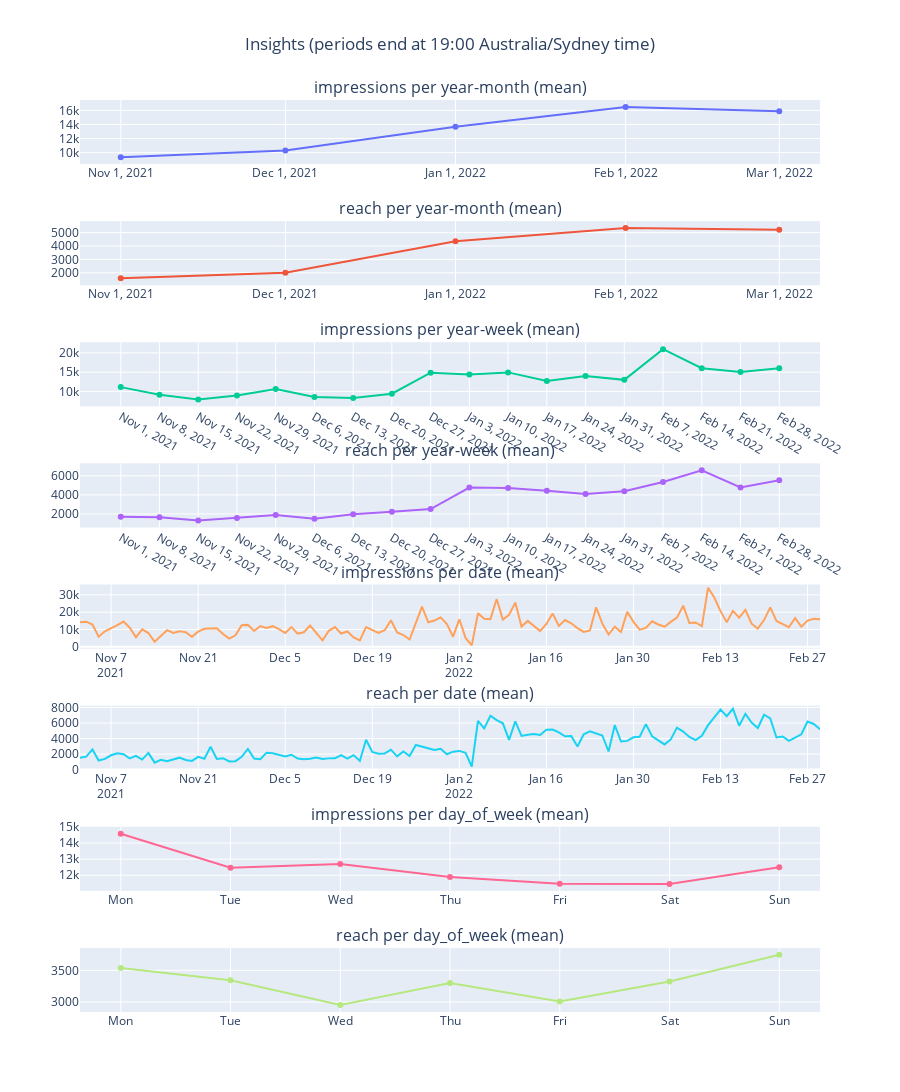

The code cell stored with this chart in its notebook:
### Code cell
import plotly.graph_objects as go
from plotly.subplots import make_subplots
def plot_account_insights(
        input_df, agg='sum',
        metric_column_suffix='value', timezone='Canada/Pacific',
        streamlit=False):
    df = process_account_insights(input_df, timezone=timezone)
    metrics = df.columns[df.columns.str.contains('_'+metric_column_suffix)].tolist()
    metrics = [metric.replace('_'+metric_column_suffix, '') for metric in metrics]
    df.columns = df.columns.str.replace('_'+metric_column_suffix, '')
    groupby_options = ['year-month', 'year-week', 'date', 'day_of_week']
    subplot_titles = [
        f'{metric} per {groupby} ({agg})' for groupby in groupby_options for metric in metrics]
    fig = make_subplots(
        rows=len(groupby_options)*len(metrics), cols=1, subplot_titles=subplot_titles
        )
    row = 1
    xtick_list = []
    df_list = []
    for groupby in (groupby_options):
        df_grouped = df.filter(items=metrics+[groupby]).groupby(groupby).agg(agg)
        if groupby == 'day_of_week':
            day_names = df.sort_values('day_of_week')['day_of_week_name'].unique()
            df_grouped.index = [day[:3] for day in day_names]
        df_list.append(df_grouped)
        for metric in (metrics):
            fig.add_trace(
                go.Scatter(
                    y=df_grouped[metric],
                    x=df_grouped.index, showlegend=False
                ),
                row=row, col=1
            )
            row += 1
            if groupby != 'date':
                xticks = df_grouped.index
            else:
                xticks = None
            xtick_list.append(xticks)

    fig.update_layout(
        title_text=f'Insights (periods end at {df.loc[0,"hour"]}:00 {timezone} time)',
        title_xanchor='center', title_x=0.5,
        height = len(groupby_options)*len(metrics) * 200,
        # margin_b=120, margin_l=50, margin_r=50,
        )
    # Update the xtick labels for each subplot
    for ax in fig['layout']:
        if ax.startswith('xaxis'):
            subplot = int(ax[5:]) if ax[5:] else 1
            fig['layout'][ax]['tickvals'] = xtick_list[subplot-1]
    if streamlit:
        st.plotly_chart(fig, use_container_width=True)
    else:
        fig.show()
    return fig

plot_account_insights(df, timezone='Australia/Sydney', agg='mean');

### Figure 1 — Plotly figure (JSON) as saved in the notebook; plotly's stock layout.template omitted (floating-point values rounded to 4 significant figures)
{"data": [{"showlegend": false, "type": "scatter", "x": ["2021-11-01T00:00:00", "2021-12-01T00:00:00", "2022-01-01T00:00:00", "2022-02-01T00:00:00", "2022-03-01T00:00:00"], "xaxis": "x", "y": [9358.0, 10310.0, 13680.0, 16490.0, 15874], "yaxis": "y"}, {"showlegend": false, "type": "scatter", "x": ["2021-11-01T00:00:00", "2021-12-01T00:00:00", "2022-01-01T00:00:00", "2022-02-01T00:00:00", "2022-03-01T00:00:00"], "xaxis": "x2", "y": [1588.0, 2000.0, 4359.0, 5337.0, 5209], "yaxis": "y2"}, {"showlegend": false, "type": "scatter", "x": ["2021-11-01T00:00:00", "2021-11-08T00:00:00", "2021-11-15T00:00:00", "2021-11-22T00:00:00", "2021-11-29T00:00:00", "2021-12-06T00:00:00", "2021-12-13T00:00:00", "2021-12-20T00:00:00", "2021-12-27T00:00:00", "2022-01-03T00:00:00", "2022-01-10T00:00:00", "2022-01-17T00:00:00", "2022-01-24T00:00:00", "2022-01-31T00:00:00", "2022-02-07T00:00:00", "2022-02-14T00:00:00", "2022-02-21T00:00:00", "2022-02-28T00:00:00"], "xaxis": "x3", "y": [11140.0, 9194.0, 7958.0, 8961.0, 10670.0, 8590.0, 8299.0, 9432.0, 14880.0, 14410.0, 14950, 12721, 14000.0, 13020.0, 20950.0, 16036, 15050.0, 16000.0], "yaxis": "y3"}, {"showlegend": false, "type": "scatter", "x": ["2021-11-01T00:00:00", "2021-11-08T00:00:00", "2021-11-15T00:00:00", "2021-11-22T00:00:00", "2021-11-29T00:00:00", "2021-12-06T00:00:00", "2021-12-13T00:00:00", "2021-12-20T00:00:00", "2021-12-27T00:00:00", "2022-01-03T00:00:00", "2022-01-10T00:00:00", "2022-01-17T00:00:00", "2022-01-24T00:00:00", "2022-01-31T00:00:00", "2022-02-07T00:00:00", "2022-02-14T00:00:00", "2022-02-21T00:00:00", "2022-02-28T00:00:00"], "xaxis": "x4", "y": [1697.0, 1665.0, 1310, 1566, 1895.0, 1492.0, 1979.0, 2238.0, 2514.0, 4773.0, 4726.0, 4434.0, 4090.0, 4388.0, 5355.0, 6580, 4791.0, 5544.0], "yaxis": "y4"}, {"showlegend": false, "type": "scatter", "x": ["2021-11-02", "2021-11-03", "2021-11-04", "2021-11-05", "2021-11-06", "2021-11-07", "2021-11-08", "2021-11-09", "2021-11-10", "2021-11-11", "2021-11-12", "2021-11-13", "2021-11-14", "2021-11-15", "2021-11-16", "2021-11-17", "2021-11-18", "2021-11-19", "2021-11-20", "2021-11-21", "2021-11-22", "2021-11-23", "2021-11-24", "2021-11-25", "2021-11-26", "2021-11-27", "2021-11-28", "2021-11-29", "2021-11-30", "2021-12-01", "2021-12-02", "2021-12-03", "2021-12-04", "2021-12-05", "2021-12-06", "2021-12-07", "2021-12-08", "2021-12-09", "2021-12-10", "2021-12-11", "2021-12-12", "2021-12-13", "2021-12-14", "2021-12-15", "2021-12-16", "2021-12-17", "2021-12-18", "2021-12-19", "2021-12-20", "2021-12-21", "2021-12-22", "2021-12-23", "2021-12-24", "2021-12-25", "2021-12-26", "2021-12-27", "2021-12-28", "2021-12-29", "2021-12-30", "2021-12-31", "2022-01-01", "2022-01-02", "2022-01-03", "2022-01-04", "2022-01-05", "2022-01-06", "2022-01-07", "2022-01-08", "2022-01-09", "2022-01-10", "2022-01-11", "2022-01-12", "2022-01-13", "2022-01-14", "2022-01-15", "2022-01-16", "2022-01-17", "2022-01-18", "2022-01-19", "2022-01-20", "2022-01-21", "2022-01-22", "2022-01-23", "2022-01-24", "2022-01-25", "2022-01-26", "2022-01-27", "2022-01-28", "2022-01-29", "2022-01-30", "2022-01-31", "2022-02-01", "2022-02-02", "2022-02-03", "2022-02-04", "2022-02-05", "2022-02-06", "2022-02-07", "2022-02-08", "2022-02-09", "2022-02-10", "2022-02-11", "2022-02-12", "2022-02-13", "2022-02-14", "2022-02-15", "2022-02-16", "2022-02-17", "2022-02-18", "2022-02-19", "2022-02-20", "2022-02-21", "2022-02-22", "2022-02-23", "2022-02-24", "2022-02-25", "2022-02-26", "2022-02-27", "2022-02-28", "2022-03-01"], "xaxis": "x5", "y": [14104, 14499, 12870, 5819, 8946, 10615, 12504, 14575, 11009, 5458, 10031, 7929, 2849, 6183, 9589, 7937, 8958, 8476, 5825, 8735, 10344, 10499, 10624, 7381, 4741, 6647, 12490, 12640, 9099, 11980, 10926, 11902, 10177, 7965, 11369, 7574, 8363, 12225, 7731, 3664, 9201, 11394, 7647, 8820, 5404, 3703, 11323, 9801, 7951, 9520, 15276, 8259, 6765, 4179, 14075, 23152, 14125, 15145, 16960, 13059, 5812, 15904, 5100, 772, 19398, 16221, 15979, 27658, 15771, 18502, 25521, 11661, 14929, 11856, 9036, 13145, 19278, 12036, 15421, 13595, 10744, 8565, 9408, 22773, 13372, 7068, 11567, 8563, 20205, 14423, 9901, 10860, 14723, 12880, 11571, 14352, 16857, 23753, 13704, 14046, 11975, 34141, 28426, 20602, 14177, 20734, 16819, 21281, 13325, 10485, 15431, 22782, 14886, 13096, 11313, 16597, 11575, 15124, 16119, 15874], "yaxis": "y5"}, {"showlegend": false, "type": "scatter", "x": ["2021-11-02", "2021-11-03", "2021-11-04", "2021-11-05", "2021-11-06", "2021-11-07", "2021-11-08", "2021-11-09", "2021-11-10", "2021-11-11", "2021-11-12", "2021-11-13", "2021-11-14", "2021-11-15", "2021-11-16", "2021-11-17", "2021-11-18", "2021-11-19", "2021-11-20", "2021-11-21", "2021-11-22", "2021-11-23", "2021-11-24", "2021-11-25", "2021-11-26", "2021-11-27", "2021-11-28", "2021-11-29", "2021-11-30", "2021-12-01", "2021-12-02", "2021-12-03", "2021-12-04", "2021-12-05", "2021-12-06", "2021-12-07", "2021-12-08", "2021-12-09", "2021-12-10", "2021-12-11", "2021-12-12", "2021-12-13", "2021-12-14", "2021-12-15", "2021-12-16", "2021-12-17", "2021-12-18", "2021-12-19", "2021-12-20", "2021-12-21", "2021-12-22", "2021-12-23", "2021-12-24", "2021-12-25", "2021-12-26", "2021-12-27", "2021-12-28", "2021-12-29", "2021-12-30", "2021-12-31", "2022-01-01", "2022-01-02", "2022-01-03", "2022-01-04", "2022-01-05", "2022-01-06", "2022-01-07", "2022-01-08", "2022-01-09", "2022-01-10", "2022-01-11", "2022-01-12", "2022-01-13", "2022-01-14", "2022-01-15", "2022-01-16", "2022-01-17", "2022-01-18", "2022-01-19", "2022-01-20", "2022-01-21", "2022-01-22", "2022-01-23", "2022-01-24", "2022-01-25", "2022-01-26", "2022-01-27", "2022-01-28", "2022-01-29", "2022-01-30", "2022-01-31", "2022-02-01", "2022-02-02", "2022-02-03", "2022-02-04", "2022-02-05", "2022-02-06", "2022-02-07", "2022-02-08", "2022-02-09", "2022-02-10", "2022-02-11", "2022-02-12", "2022-02-13", "2022-02-14", "2022-02-15", "2022-02-16", "2022-02-17", "2022-02-18", "2022-02-19", "2022-02-20", "2022-02-21", "2022-02-22", "2022-02-23", "2022-02-24", "2022-02-25", "2022-02-26", "2022-02-27", "2022-02-28", "2022-03-01"], "xaxis": "x6", "y": [1526, 1673, 2598, 1164, 1376, 1847, 2115, 1985, 1436, 1782, 1290, 2149, 896, 1258, 1083, 1279, 1539, 1242, 1117, 1652, 1394, 2937, 1366, 1474, 1053, 1088, 1650, 2663, 1434, 1341, 2181, 2113, 1850, 1684, 1920, 1420, 1326, 1392, 1571, 1364, 1448, 1460, 1870, 1422, 1865, 1115, 3854, 2270, 2052, 2088, 2570, 1704, 2335, 1742, 3173, 2925, 2761, 2518, 2693, 1974, 2313, 2411, 2155, 395, 6269, 5307, 6946, 6377, 5964, 3827, 6218, 4340, 4496, 4597, 4460, 5147, 5172, 4795, 4299, 4315, 2980, 4551, 4924, 4664, 4399, 2335, 5746, 3618, 3702, 4165, 4235, 5858, 4291, 3770, 3250, 3893, 5418, 4902, 4211, 3802, 4357, 5731, 6747, 7733, 6882, 7833, 5651, 7188, 6072, 5359, 7075, 6591, 4142, 4275, 3702, 4090, 4551, 6187, 5880, 5209], "yaxis": "y6"}, {"showlegend": false, "type": "scatter", "x": ["Mon", "Tue", "Wed", "Thu", "Fri", "Sat", "Sun"], "xaxis": "x7", "y": [14580.0, 12470.0, 12700.0, 11890.0, 11470.0, 11460.0, 12490.0], "yaxis": "y7"}, {"showlegend": false, "type": "scatter", "x": ["Mon", "Tue", "Wed", "Thu", "Fri", "Sat", "Sun"], "xaxis": "x8", "y": [3535, 3342.0, 2953.0, 3301.0, 3008.0, 3323.0, 3744.0], "yaxis": "y8"}], "layout": {"annotations": [{"font": {"size": 16}, "showarrow": false, "text": "impressions per year-month (mean)", "x": 0.5, "xanchor": "center", "xref": "paper", "y": 1, "yanchor": "bottom", "yref": "paper"}, {"font": {"size": 16}, "showarrow": false, "text": "reach per year-month (mean)", "x": 0.5, "xanchor": "center", "xref": "paper", "y": 0.8672, "yanchor": "bottom", "yref": "paper"}, {"font": {"size": 16}, "showarrow": false, "text": "impressions per year-week (mean)", "x": 0.5, "xanchor": "center", "xref": "paper", "y": 0.7344, "yanchor": "bottom", "yref": "paper"}, {"font": {"size": 16}, "showarrow": false, "text": "reach per year-week (mean)", "x": 0.5, "xanchor": "center", "xref": "paper", "y": 0.6016, "yanchor": "bottom", "yref": "paper"}, {"font": {"size": 16}, "showarrow": false, "text": "impressions per date (mean)", "x": 0.5, "xanchor": "center", "xref": "paper", "y": 0.4688, "yanchor": "bottom", "yref": "paper"}, {"font": {"size": 16}, "showarrow": false, "text": "reach per date (mean)", "x": 0.5, "xanchor": "center", "xref": "paper", "y": 0.3359, "yanchor": "bottom", "yref": "paper"}, {"font": {"size": 16}, "showarrow": false, "text": "impressions per day_of_week (mean)", "x": 0.5, "xanchor": "center", "xref": "paper", "y": 0.2031, "yanchor": "bottom", "yref": "paper"}, {"font": {"size": 16}, "showarrow": false, "text": "reach per day_of_week (mean)", "x": 0.5, "xanchor": "center", "xref": "paper", "y": 0.07031, "yanchor": "bottom", "yref": "paper"}], "height": 1600, "title": {"text": "Insights (periods end at 19:00 Australia/Sydney time)", "x": 0.5, "xanchor": "center"}, "xaxis": {"anchor": "y", "domain": [0, 1], "tickvals": ["2021-11-01T00:00:00", "2021-12-01T00:00:00", "2022-01-01T00:00:00", "2022-02-01T00:00:00", "2022-03-01T00:00:00"]}, "xaxis2": {"anchor": "y2", "domain": [0, 1], "tickvals": ["2021-11-01T00:00:00", "2021-12-01T00:00:00", "2022-01-01T00:00:00", "2022-02-01T00:00:00", "2022-03-01T00:00:00"]}, "xaxis3": {"anchor": "y3", "domain": [0, 1], "tickvals": ["2021-11-01T00:00:00", "2021-11-08T00:00:00", "2021-11-15T00:00:00", "2021-11-22T00:00:00", "2021-11-29T00:00:00", "2021-12-06T00:00:00", "2021-12-13T00:00:00", "2021-12-20T00:00:00", "2021-12-27T00:00:00", "2022-01-03T00:00:00", "2022-01-10T00:00:00", "2022-01-17T00:00:00", "2022-01-24T00:00:00", "2022-01-31T00:00:00", "2022-02-07T00:00:00", "2022-02-14T00:00:00", "2022-02-21T00:00:00", "2022-02-28T00:00:00"]}, "xaxis4": {"anchor": "y4", "domain": [0, 1], "tickvals": ["2021-11-01T00:00:00", "2021-11-08T00:00:00", "2021-11-15T00:00:00", "2021-11-22T00:00:00", "2021-11-29T00:00:00", "2021-12-06T00:00:00", "2021-12-13T00:00:00", "2021-12-20T00:00:00", "2021-12-27T00:00:00", "2022-01-03T00:00:00", "2022-01-10T00:00:00", "2022-01-17T00:00:00", "2022-01-24T00:00:00", "2022-01-31T00:00:00", "2022-02-07T00:00:00", "2022-02-14T00:00:00", "2022-02-21T00:00:00", "2022-02-28T00:00:00"]}, "xaxis5": {"anchor": "y5", "domain": [0, 1]}, "xaxis6": {"anchor": "y6", "domain": [0, 1]}, "xaxis7": {"anchor": "y7", "domain": [0, 1], "tickvals": ["Mon", "Tue", "Wed", "Thu", "Fri", "Sat", "Sun"]}, "xaxis8": {"anchor": "y8", "domain": [0, 1], "tickvals": ["Mon", "Tue", "Wed", "Thu", "Fri", "Sat", "Sun"]}, "yaxis": {"anchor": "x", "domain": [0.9297, 1]}, "yaxis2": {"anchor": "x2", "domain": [0.7969, 0.8672]}, "yaxis3": {"anchor": "x3", "domain": [0.6641, 0.7344]}, "yaxis4": {"anchor": "x4", "domain": [0.5312, 0.6016]}, "yaxis5": {"anchor": "x5", "domain": [0.3984, 0.4688]}, "yaxis6": {"anchor": "x6", "domain": [0.2656, 0.3359]}, "yaxis7": {"anchor": "x7", "domain": [0.1328, 0.2031]}, "yaxis8": {"anchor": "x8", "domain": [0, 0.07031]}}}
